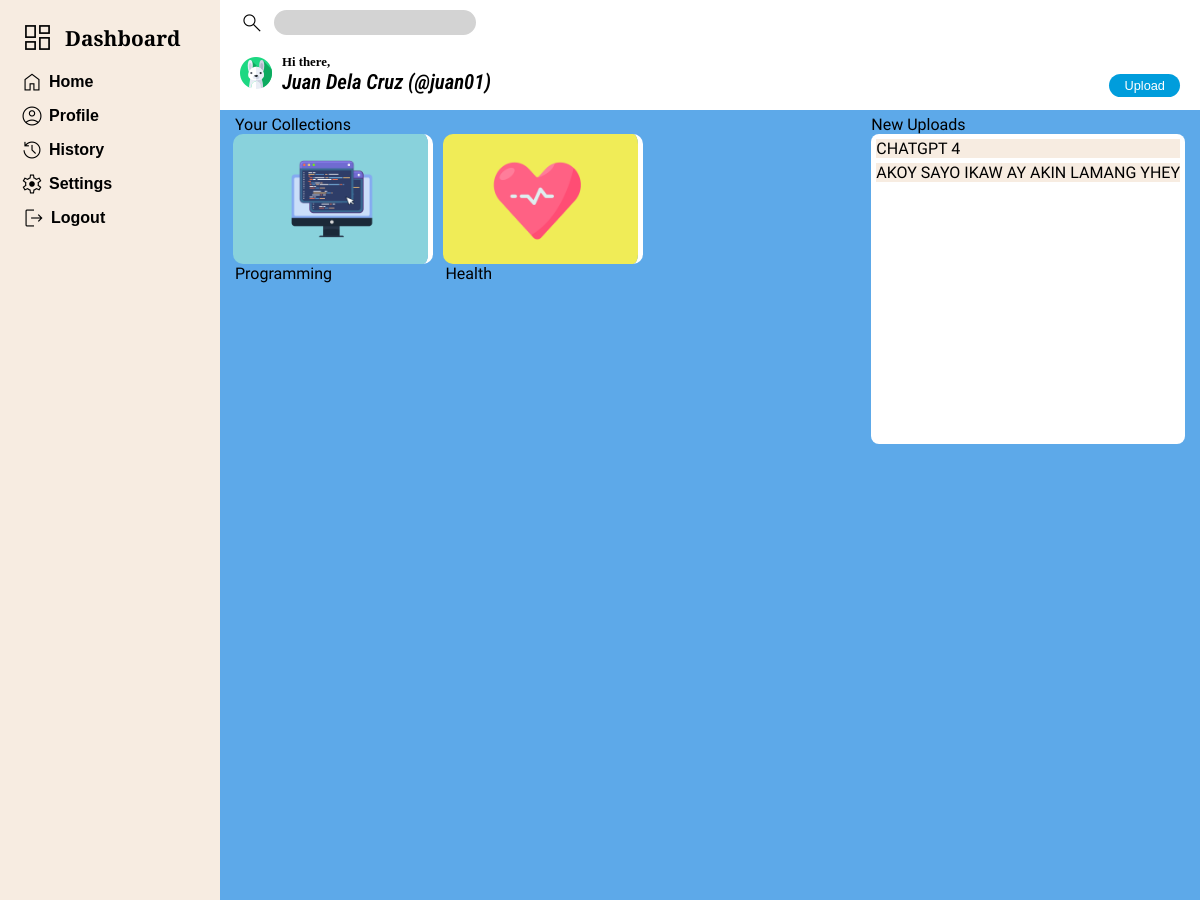
Screenshot of /home (signed in) with the database file from the repository.
### tables this page shows
CREATE TABLE "users" (
	"user_id"	INTEGER,
	"first_name"	TEXT NOT NULL,
	"last_name"	TEXT NOT NULL,
	"username"	TEXT NOT NULL UNIQUE,
	"password"	TEXT NOT NULL,
	"date_created"	TEXT NOT NULL,
	"time_created"	TEXT NOT NULL,
	PRIMARY KEY("user_id" AUTOINCREMENT)
);

CREATE TABLE folders (
    folder_id INTEGER PRIMARY KEY,
    folder_category_id,
    folder_name TEXT NOT NULL,
    user_id INT NOT NULL,
    FOREIGN KEY (user_id) REFERENCES users(user_id),
    FOREIGN KEY (folder_category_id) REFERENCES src_img(src_id)
);

CREATE TABLE src_img(
	src_id INTEGER PRIMARY KEY,
	src_path TEXT
);

CREATE TABLE "links" (
	"link_id"	INTEGER,
	"title_name"	TEXT NOT NULL,
	"folder_category"	TEXT NOT NULL,
	"link_url"	TEXT NOT NULL,
	"description"	TEXT NOT NULL,
	"folder_id"	INTEGER NOT NULL,
	"date"	TEXT NOT NULL,
	PRIMARY KEY("link_id"),
	FOREIGN KEY("folder_id") REFERENCES "folders"("folder_id")
);

### app.py (the view)
@app.route("/home")
@login_required
def home():
    username = session["user_id"]
    user_id = db.execute("SELECT user_id FROM users WHERE username = ?", username)
    folder_list = db.execute("SELECT f.folder_name, si.src_path FROM folders AS f JOIN src_img AS si ON f.folder_category_id = si.src_id WHERE f.user_id = ?",  user_id[0]["user_id"])
    query = """
    SELECT links.title_name, folders.folder_name, REPLACE(links.title_name, ' ', '-') AS title_path
    FROM links
    JOIN folders ON links.folder_id = folders.folder_id
    JOIN users ON folders.user_id = users.user_id
    WHERE users.user_id = ?
    """
    new_post_list = db.execute(query, (user_id[0]["user_id"]))
    full_name = db.execute("SELECT first_name || ' ' || last_name AS full_name FROM users WHERE user_id = ?", user_id[0]["user_id"] )
    return render_template("home.html", username = username, folder_list = folder_list, new_post_list = new_post_list, full_name = full_name[0])

### helper.py (called while the page is built)
def login_required(f):
    @wraps(f)
    def decorated_function(*args, **kwargs):
        if 'user_id' not in session:
            return redirect(url_for('loginUI'))
        return f(*args, **kwargs)
    return decorated_function

### templates/home.html (shortened to what this page needs)
<!DOCTYPE html>
<html lang="en">
  <head>
    <link rel="stylesheet" href="../static/style.css" />
  </head>
  <body>
    <div class="body-container">
      <header class="header">
        <form class="header-top">
          <label for="search" class="material-symbols-outlined"> search </label>
          <input type="text" class="search" id="search" autocomplete="off" />
        </form>
        <div class="header-down">
          <div class="header-down-left">
            <div>
              <img src="../static/images/rabbit.png" alt="icon" />
            </div>
            <div>
              <div id="hi-there">Hi there,</div>
              <div id="user-name">{{full_name['full_name']}} (@{{username}})</div>
            </div>
          </div>
          <div class="header-down-right">
            <div><a href="/home/upload" id="upload">Upload</a></div>
          </div>
        </div>
      </header>
      <aside class="sidebar">
        <button class="dashboard-box">
          <div class="icon-dashboard">
            <i class="material-symbols-outlined dashboard-icon">dashboard</i>
          </div>
          <div id="dashboard-text">Dashboard</div>
        </button>
        <ul >
          <a href="/home">
            <li class="icon-dash">
              <i class="material-symbols-outlined">Home</i>
              <div class="dash-text">Home</div>
            </li>
          </a>
          <a href="">
            <li class="icon-dash">
              <i class="material-symbols-outlined">account_circle</i>
              <div class="dash-text">Profile</div>
            </li>
          </a>
          <a href="/history/post">
            <li class="icon-dash">
              <i class="material-symbols-outlined">history</i>
              <div class="dash-text">History</div>
            </li>
          </a>
          <a href="">
            <li class="icon-dash">
              <i class="material-symbols-outlined">settings</i>
              <div class="dash-text">Settings</div>
            </li>
          </a>
          <a href="/logout">
            <li class="icon-dash logout-icon">
              <i class="material-symbols-outlined">logout</i>
              <div class="dash-text">Logout</div>
            </li>
          </a>
        </ul>
      </aside>
      <article class="article">
        {% if folder_list|length != 0 %}
        <div class="left-thumbnail" >
          <div>Your Collections</div>
            <div class="thumbnail-article">
              {% for folder in folder_list %}
              <a class="thumbnail-box" href="/home/folder/{{folder['folder_name']}}">
                <img src="../static/folderimg/{{ folder['src_path'] }}" alt="">
                <div>{{ folder['folder_name'] }}</div>
              </a>
            {% endfor %}
            </div>
          </div>
          {% else %}
          <div>Empty Folders</div>
          {% endif %}
            <div class="side-content-article">
              <div class="new-upload-box">
                <div>New Uploads</div>
                <div class="new-upload-post">
                  {% for new_post in new_post_list %}
                    <div class="new-upload-post-box">
                      <a href="/home/folder/{{new_post['folder_name']}}/post/{{new_post['title_path']}}" target="_blank">{{new_post['title_name']}}</a>
                    </div>
                  {% endfor %}
                </div>
              </div>
            </div>
      </article>
    </div>
  </body>
</html>

### static/style.css (style rules this page uses)
* { margin: 0; padding: 0; }
body { position: relative; height: 100vh; background-color: green; }
:root { --sidebarwidth: 150px; --normalsidebar:60px; }
a { text-decoration: none; color: #000; }
.body-container, .body-container-allpost { height: 100vh; }
.header { background-color: white; padding: 10px 20px; box-sizing: border-box; position: fixed; top: 0; left: 220px; z-index: 1; height: 110px; width: calc(100% - 220px); }
.article, .article-upload { margin-top: 100px; background-color: #5DA9E9; font-family: 'Teko', sans-serif; padding: 15px; margin-left: 220px; box-sizing: border-box; min-height: 100vh; overflow-y: auto; }
.article { display: grid; grid-template-columns: 15fr 3fr; gap: 20px; }
.thumbnail-box { display: flex; flex-direction: column; align-items: center; box-sizing: border-box; }
.thumbnail-box div { text-overflow: ellipsis; align-self: start; white-space: nowrap; overflow: hidden; width: 95%; }
.thumbnail-article { display: grid; grid-template-columns: repeat(auto-fill, minmax(150px, 1fr)); gap: 15px; }
.thumbnail-box img { width: 100%; border-radius: 10px; border-right: 5px solid #fff; }
.side-content-article { display: grid; grid-template-rows: 1fr 1fr; }
.new-upload-post { background-color: #fff; height: 300px; padding: 5px; border-radius: 8px; }
.new-upload-post-box { background-color: #F7ECE1; margin-bottom: 5px; width: 100%; white-space: nowrap; overflow: hidden; box-sizing: border-box; text-overflow: ellipsis; }
.sidebar { background-color: #F7ECE1; padding: 20px 20px 20px 20px; position: fixed; width: 220px; box-sizing: border-box; top: 0; bottom: 0; }
.header-top { display: flex; align-items: center; gap: 10px; margin-bottom: 20px; }
.header-down { display: flex; justify-content: space-between; align-items: center; }
.header-down-left { display: flex; align-items: center; gap: 10px; }
.header-down-right { align-self: self-end; }
#hi-there { font-size: .8rem; font-weight: 600; }
#user-name { font-size: 1.3rem; font-weight: 600; font-family: 'Roboto Condensed', sans-serif; font-style: italic; }
.search { border-radius: 15px; border: 2px solid lightgray;; background-color: lightgray; padding: 3px 5px; width: 20%; }
#upload { background-color: #009DDC; padding: 4px 15px; border-radius: 15px; border: hidden; color: #fff; font-family: 'Noto Sans JP', sans-serif; font-size: .8rem; }
.dashboard-box, .dashboard { display: flex; justify-content: flex-start; align-items: center; gap: 10px; }
.dashboard-box { margin-bottom: 15px; background-color: #F7ECE1; border: none; }
.icon-dash { display: flex; align-items: center; gap: 5px; margin-bottom: 10px; box-sizing: border-box; }
.icon-dashboard { display: flex; align-items: center; gap: 5px; box-sizing: border-box; }
#dashboard-text { font-weight: 700; font-size: 1.3rem; font-family: 'PT Serif', serif; }
.dashboard-icon { font-size: 35px; }
.dash-text { font-family: 'Noto Sans JP', sans-serif; font-weight: 700; display: flex; align-items: flex-start; }
.material-symbols-outlined { font-variation-settings: 'FILL' 0, 'wght' 300, 'GRAD' 1, 'opsz' 50 }
.icon-dashboard { animation: rotate_invert 0.5s ease-in both; }
.logout-icon { padding-left: 2px; }

### rows the page displays
users: username "juan01"
folders: src_path (picture), folder_name "Programming"
folders: src_path (picture), folder_name "Health"
links: title_name "CHATGPT 4"
links: title_name "AKOY SAYO IKAW AY AKIN LAMANG YHEY"

### other values shown
{{ full_name['full_name'] }} "Juan Dela Cruz"
